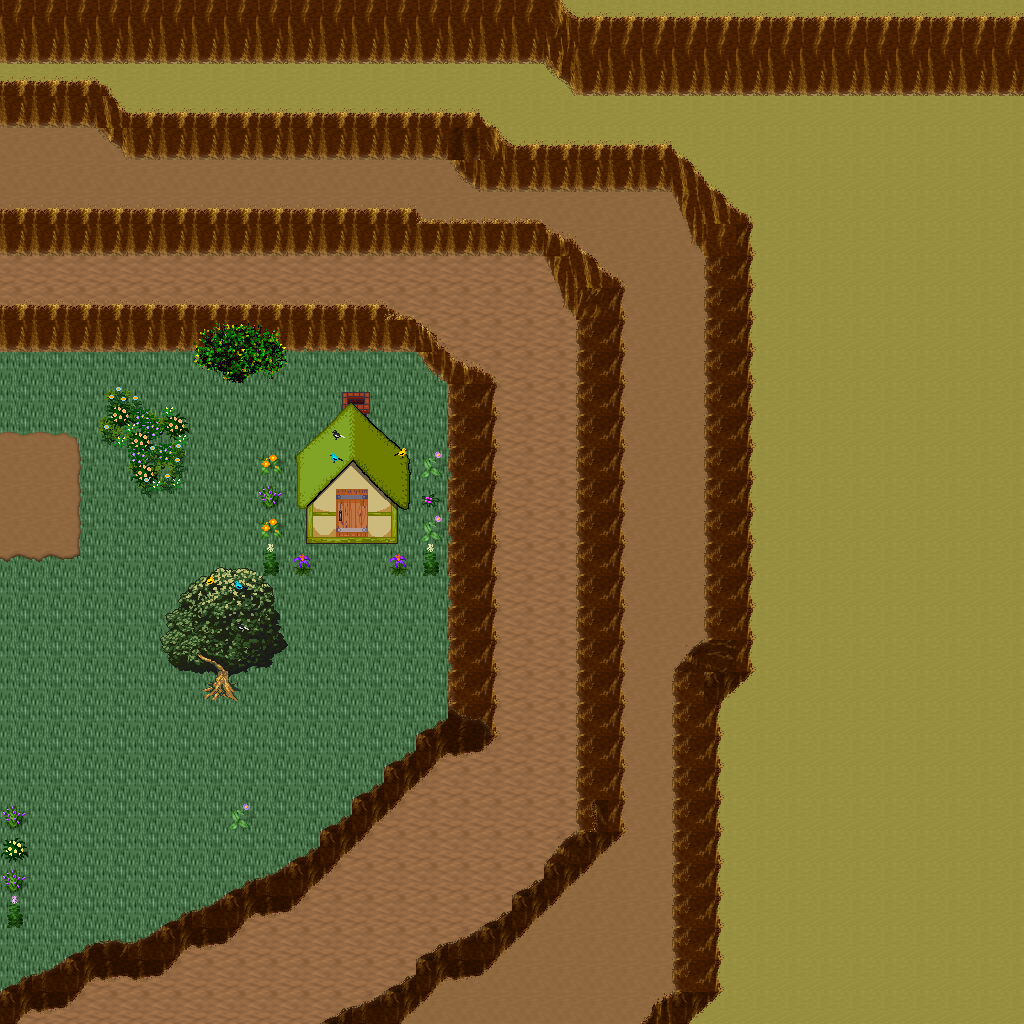

A 2D game scene composited from a Tiled map and its tileset images. What follows is a short description and the map's XML, with each tile layer's data collapsed to a summary:
An orthogonal 32x32 tile map with 32x32 px tiles, 5 tile layers (Ground, Objects, Objects2, Above, ...), 1 hidden layer not drawn, 37 tilesets.

<map version="1.10" tiledversion="1.11.0" orientation="orthogonal" renderorder="right-down" width="32" height="32" tilewidth="32" tileheight="32" infinite="0" nextlayerid="11" nextobjectid="1">
 <tileset firstgid="1" name="ground_ground" tilewidth="32" tileheight="32" tilecount="33" columns="3">
  <image source="../drawable/ground_ground.png" width="96" height="352" />
 </tileset>
 <tileset firstgid="34" name="ground_ridge_earth_dark" tilewidth="32" tileheight="32" tilecount="96" columns="12">
  <image source="../drawable/ground_ridge_earth_dark.png" width="384" height="256" />
 </tileset>
 <tileset firstgid="130" name="logic_collision" tilewidth="32" tileheight="32" tilecount="1" columns="1">
  <image source="../drawable/logic_collision.png" width="32" height="32" />
 </tileset>
 <tileset firstgid="131" name="logic_portal" tilewidth="32" tileheight="32" tilecount="24" columns="8">
  <image source="../drawable/logic_portal.png" width="256" height="96" />
 </tileset>
 <tileset firstgid="155" name="building_fence_fence_chunky" tilewidth="32" tileheight="32" tilecount="21" columns="3">
  <image source="../drawable/building_fence_fence_chunky.png" width="96" height="224" />
 </tileset>
 <tileset firstgid="176" name="item_statue_girl_with_bird" tilewidth="32" tileheight="32" tilecount="12" columns="4">
  <image source="../drawable/item_statue_girl_with_bird.png" width="128" height="96" />
 </tileset>
 <tileset firstgid="188" name="plant_bush_hosta" tilewidth="32" tileheight="32" tilecount="9" columns="3">
  <image source="../drawable/plant_bush_hosta.png" width="96" height="96" />
 </tileset>
 <tileset firstgid="197" name="logic_item_sheepfood" tilewidth="32" tileheight="32" tilecount="1" columns="1">
  <image source="../drawable/logic_item_sheepfood.png" width="32" height="32" />
 </tileset>
 <tileset firstgid="198" name="ground_rock_rocks_3" tilewidth="32" tileheight="32" tilecount="16" columns="4">
  <image source="../drawable/ground_rock_rocks_3.png" width="128" height="128" />
 </tileset>
 <tileset firstgid="214" name="item_statue_crystal_statues" tilewidth="32" tileheight="32" tilecount="12" columns="6">
  <image source="../drawable/item_statue_crystal_statues.png" width="192" height="64" />
 </tileset>
 <tileset firstgid="226" name="plant_tree_maple_tree" tilewidth="32" tileheight="32" tilecount="72" columns="8">
  <image source="../drawable/plant_tree_maple_tree.png" width="256" height="288" />
 </tileset>
 <tileset firstgid="298" name="plant_stump_small_stump" tilewidth="32" tileheight="32" tilecount="4" columns="2">
  <image source="../drawable/plant_stump_small_stump.png" width="64" height="64" />
 </tileset>
 <tileset firstgid="302" name="item_statue_plants_potted_stone" tilewidth="32" tileheight="32" tilecount="6" columns="3">
  <image source="../drawable/item_statue_plants_potted_stone.png" width="96" height="64" />
 </tileset>
 <tileset firstgid="308" name="logic_creature_sheep" tilewidth="32" tileheight="32" tilecount="1" columns="1">
  <image source="../drawable/logic_creature_sheep.png" width="32" height="32" />
 </tileset>
 <tileset firstgid="309" name="furniture_chair_bench_white" tilewidth="32" tileheight="32" tilecount="8" columns="2">
  <image source="../drawable/furniture_chair_bench_white.png" width="64" height="128" />
 </tileset>
 <tileset firstgid="317" name="furniture_sink_dark_side_on" tilewidth="32" tileheight="32" tilecount="6" columns="3">
  <image source="../drawable/furniture_sink_dark_side_on.png" width="96" height="64" />
 </tileset>
 <tileset firstgid="323" name="object_birds" tilewidth="32" tileheight="32" tilecount="4" columns="2">
  <image source="../drawable/object_birds.png" width="64" height="64" />
 </tileset>
 <tileset firstgid="327" name="logic_creature_animal" tilewidth="32" tileheight="32" tilecount="32" columns="8">
  <image source="../drawable/logic_creature_animal.png" width="256" height="128" />
 </tileset>
 <tileset firstgid="359" name="ground_earth_edges" tilewidth="32" tileheight="32" tilecount="18" columns="6">
  <image source="../drawable/ground_earth_edges.png" width="192" height="96" />
 </tileset>
 <tileset firstgid="377" name="ground_grass_corners" tilewidth="32" tileheight="32" tilecount="24" columns="6">
  <image source="../drawable/ground_grass_corners.png" width="192" height="128" />
 </tileset>
 <tileset firstgid="401" name="building_stairs_stairs_grey" tilewidth="32" tileheight="32" tilecount="6" columns="3">
  <image source="../drawable/building_stairs_stairs_grey.png" width="96" height="64" />
 </tileset>
 <tileset firstgid="407" name="logic_creature_ent" tilewidth="32" tileheight="32" tilecount="4" columns="4">
  <image source="../drawable/logic_creature_ent.png" width="128" height="32" />
 </tileset>
 <tileset firstgid="411" name="plant_tree_pine_tree" tilewidth="32" tileheight="32" tilecount="20" columns="4">
  <image source="../drawable/plant_tree_pine_tree.png" width="128" height="160" />
 </tileset>
 <tileset firstgid="431" name="plant_tree_oak_tree" tilewidth="32" tileheight="32" tilecount="20" columns="4">
  <image source="../drawable/plant_tree_oak_tree.png" width="128" height="160" />
 </tileset>
 <tileset firstgid="451" name="plant_tree_chestnut_tree" tilewidth="32" tileheight="32" tilecount="20" columns="4">
  <image source="../drawable/plant_tree_chestnut_tree.png" width="128" height="160" />
 </tileset>
 <tileset firstgid="471" name="building_thatched_roof_cottage1" tilewidth="32" tileheight="32" tilecount="20" columns="4">
  <image source="../drawable/building_thatched_roof_cottage1.png" width="128" height="160" />
 </tileset>
 <tileset firstgid="491" name="building_thatched_roof_cottage2" tilewidth="32" tileheight="32" tilecount="20" columns="4">
  <image source="../drawable/building_thatched_roof_cottage2.png" width="128" height="160" />
 </tileset>
 <tileset firstgid="511" name="logic_item_vegetable" tilewidth="32" tileheight="32" tilecount="16" columns="8">
  <image source="../drawable/logic_item_vegetable.png" width="256" height="64" />
 </tileset>
 <tileset firstgid="527" name="object_well" tilewidth="32" tileheight="32" tilecount="4" columns="2">
  <image source="../drawable/object_well.png" width="64" height="64" />
 </tileset>
 <tileset firstgid="531" name="plant_flower_flower_bed_1" tilewidth="32" tileheight="32" tilecount="35" columns="7">
  <image source="../drawable/plant_flower_flower_bed_1.png" width="224" height="160" />
 </tileset>
 <tileset firstgid="566" name="plant_flower_small_flower_bed" tilewidth="32" tileheight="32" tilecount="12" columns="3">
  <image source="../drawable/plant_flower_small_flower_bed.png" width="96" height="128" />
 </tileset>
 <tileset firstgid="578" name="plant_flower_small_flower_bed_2" tilewidth="32" tileheight="32" tilecount="12" columns="3">
  <image source="../drawable/plant_flower_small_flower_bed_2.png" width="96" height="128" />
 </tileset>
 <tileset firstgid="590" name="plant_flower_foxgloves" tilewidth="32" tileheight="32" tilecount="4" columns="2">
  <image source="../drawable/plant_flower_foxgloves.png" width="64" height="64" />
 </tileset>
 <tileset firstgid="594" name="plant_flower_hothouse_flowers" tilewidth="32" tileheight="32" tilecount="72" columns="6">
  <image source="../drawable/plant_flower_hothouse_flowers.png" width="192" height="384" />
 </tileset>
 <tileset firstgid="666" name="plant_bush_bush_mult_colored" tilewidth="32" tileheight="32" tilecount="6" columns="3">
  <image source="../drawable/plant_bush_bush_mult_colored.png" width="96" height="64" />
 </tileset>
 <tileset firstgid="672" name="object_ents" tilewidth="32" tileheight="32" tilecount="50" columns="5">
  <image source="../drawable/object_ents.png" width="160" height="320" />
 </tileset>
 <tileset firstgid="722" name="ground_green_paving" tilewidth="32" tileheight="32" tilecount="18" columns="3">
  <image source="../drawable/ground_green_paving.png" width="96" height="192" />
 </tileset>
 <layer id="1" name="Ground" width="32" height="32">
  <data>[1024 cells, 1024 non-empty, 4 distinct tile ids]</data>
 </layer>
 <layer id="2" name="Objects" width="32" height="32">
  <data>[1024 cells, 336 non-empty, 70 distinct tile ids]</data>
 </layer>
 <layer id="3" name="Objects2" width="32" height="32">
  <data>[1024 cells, 107 non-empty, 13 distinct tile ids]</data>
 </layer>
 <layer id="4" name="Above" width="32" height="32">
  <data>[1024 cells, 26 non-empty, 26 distinct tile ids]</data>
 </layer>
 <layer id="5" name="Above2" width="32" height="32">
  <data>[1024 cells, 6 non-empty, 3 distinct tile ids]</data>
 </layer>
 <layer id="6" name="Walkable" width="32" height="32" visible="0">
  <data>[1024 cells, 353 non-empty, 1 distinct tile ids]</data>
 </layer>
 <objectgroup id="7" name="Mapevents" />
 <objectgroup id="8" name="Spawn" />
 <objectgroup id="9" name="Keys" />
 <objectgroup id="10" name="Replace" />
</map>
